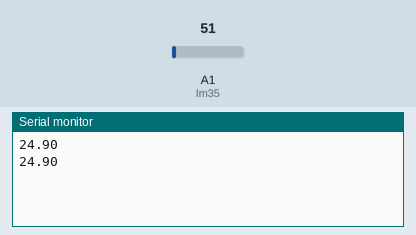
This sketch was run on a simulated Arduino Uno, built with avr-gcc and run on an emulated ATmega328P. Parts: the last lines printed to the serial monitor. Inputs (shaded band) come from the test bench; at power-on: A1 (lm35) = 51.

Above: at 1.8 s.
1.9 s: A1 (lm35) set to 61
At 2.7 s:
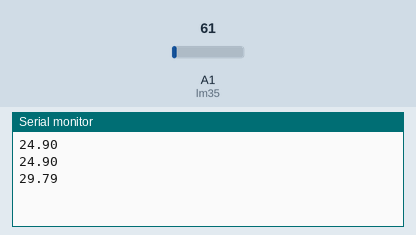
3.4 s: A1 (lm35) set to 71
At 4.8 s:
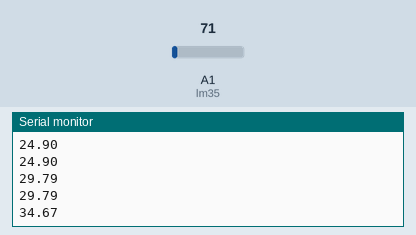
Timing chart, 0 to 6.4 s (numbered marks = the images above; inputs shaded):
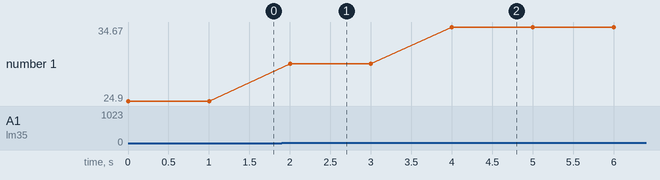

The sketch:

lm35_Senor.ino
```cpp
//omerfarukyildiz.com
int lm35=A1; //A1 anolog pinindeki değeri lm35 degerine tanımlıyoruz.
void setup()
{
Serial.begin(9600);  //Serial haberleşme açıldı.
}
void loop()
{
int deger=analogRead(lm35); //deger degişkenini lm35den gelen degere tanımlıyoruz.
float voltaj= deger* (5000/1024.0); //Lm35 sıcaklık degerinin hesaplamasını yapıyoruz.
float sicaklik= voltaj/10.0;
Serial.println(sicaklik); // serial ekrana Sıcaklıgı yazdırıyoruz.
delay(1000); //Bu döngünün 1 sn içinde sürekli tekrar etmesini istiyoruz.
}
```

Measured:
- after the input at 1.9 s, the serial monitor: prints a new line after 0.10 s (image 1)
- after the input at 3.4 s, the serial monitor: prints a new line after 0.60 s (image 2)
- plotted number 1: 24.9 → 29.79 after the input at 1.9 s, 29.79 → 34.67 after the input at 3.4 s
